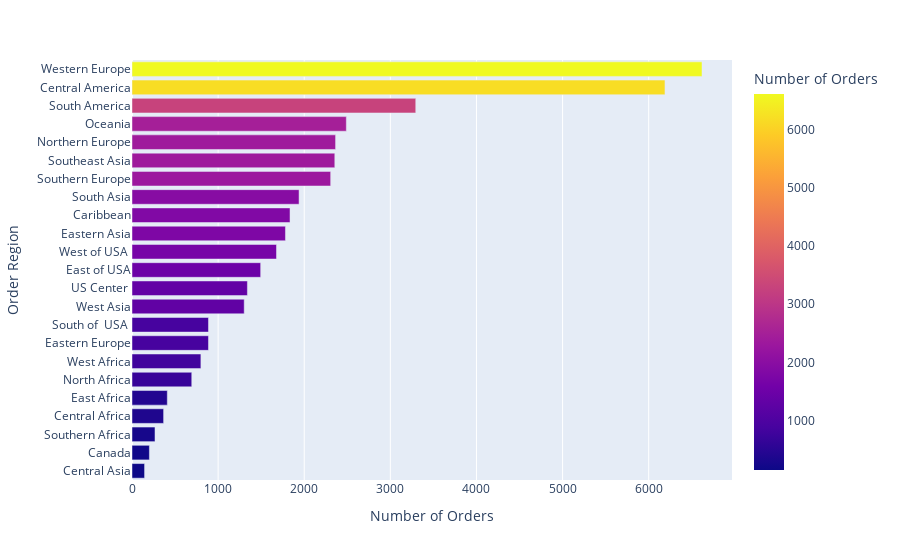

Source (notebook cell):
### Code cell
data_Region=df1.groupby(['Order Region'])['Order Id'].count().reset_index(name='Number of Orders').sort_values(by= 'Number of Orders', ascending= True)
px.bar(data_Region, x='Number of Orders',y = 'Order Region',color ='Number of Orders')

### Figure 1 — Plotly figure (JSON) as saved in the notebook; plotly's stock layout.template omitted (floating-point values rounded to 4 significant figures)
{"data": [{"alignmentgroup": "True", "hovertemplate": "Number of Orders=%{marker.color}<br>Order Region=%{y}<extra></extra>", "legendgroup": "", "marker": {"color": [146, 202, 267, 367, 410, 694, 800, 888, 888, 1303, 1340, 1494, 1678, 1782, 1835, 1940, 2307, 2355, 2364, 2489, 3295, 6189, 6619], "coloraxis": "coloraxis", "pattern": {"shape": ""}}, "name": "", "offsetgroup": "", "orientation": "h", "showlegend": false, "textposition": "auto", "x": [146, 202, 267, 367, 410, 694, 800, 888, 888, 1303, 1340, 1494, 1678, 1782, 1835, 1940, 2307, 2355, 2364, 2489, 3295, 6189, 6619], "xaxis": "x", "y": ["Central Asia", "Canada", "Southern Africa", "Central Africa", "East Africa", "North Africa", "West Africa", "Eastern Europe", "South of  USA ", "West Asia", "US Center ", "East of USA", "West of USA ", "Eastern Asia", "Caribbean", "South Asia", "Southern Europe", "Southeast Asia", "Northern Europe", "Oceania", "South America", "Central America", "Western Europe"], "yaxis": "y", "type": "bar"}], "layout": {"xaxis": {"anchor": "y", "domain": [0, 1], "title": {"text": "Number of Orders"}}, "yaxis": {"anchor": "x", "domain": [0, 1], "title": {"text": "Order Region"}}, "coloraxis": {"colorbar": {"title": {"text": "Number of Orders"}}, "colorscale": [[0, "#0d0887"], [0.1111, "#46039f"], [0.2222, "#7201a8"], [0.3333, "#9c179e"], [0.4444, "#bd3786"], [0.5556, "#d8576b"], [0.6667, "#ed7953"], [0.7778, "#fb9f3a"], [0.8889, "#fdca26"], [1, "#f0f921"]]}, "legend": {"tracegroupgap": 0}, "margin": {"t": 60}, "barmode": "relative"}}
